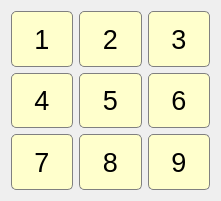
   <widget class="QWidget" name="gridLayoutWidget">
    <property name="geometry">
     <rect>
      <x>550</x>
      <y>320</y>
      <width>221</width>
      <height>201</height>
     </rect>
    </property>
    <property name="sizePolicy">
     <sizepolicy hsizetype="Preferred" vsizetype="Expanding">
      <horstretch>0</horstretch>
      <verstretch>0</verstretch>
     </sizepolicy>
    </property>
    <layout class="QGridLayout" name="gridLayout">
     <item row="1" column="1">
      <widget class="QPushButton" name="number_1">
       <property name="sizePolicy">
        <sizepolicy hsizetype="Minimum" vsizetype="Expanding">
         <horstretch>0</horstretch>
         <verstretch>0</verstretch>
        </sizepolicy>
       </property>
       <property name="font">
        <font>
         <pointsize>20</pointsize>
        </font>
       </property>
       <property name="styleSheet">
        <string notr="true">background-color:  #ffffcc; border: 1px solid gray; border-radius: 5px;</string>
       </property>
       <property name="text">
        <string>1</string>
       </property>
      </widget>
     </item>
     <item row="1" column="2">
      <widget class="QPushButton" name="number_2">
       <property name="sizePolicy">
        <sizepolicy hsizetype="Minimum" vsizetype="Expanding">
         <horstretch>0</horstretch>
         <verstretch>0</verstretch>
        </sizepolicy>
       </property>
       <property name="font">
        <font>
         <pointsize>20</pointsize>
        </font>
       </property>
       <property name="styleSheet">
        <string notr="true">background-color:  #ffffcc; border: 1px solid gray; border-radius: 5px;</string>
       </property>
       <property name="text">
        <string>2</string>
       </property>
      </widget>
     </item>
     <item row="1" column="3">
      <widget class="QPushButton" name="number_3">
       <property name="sizePolicy">
        <sizepolicy hsizetype="Minimum" vsizetype="Expanding">
         <horstretch>0</horstretch>
         <verstretch>0</verstretch>
        </sizepolicy>
       </property>
       <property name="font">
        <font>
         <pointsize>20</pointsize>
        </font>
       </property>
       <property name="styleSheet">
        <string notr="true">background-color:  #ffffcc; border: 1px solid gray; border-radius: 5px;</string>
       </property>
       <property name="text">
        <string>3</string>
       </property>
      </widget>
     </item>
     <item row="3" column="1">
      <widget class="QPushButton" name="number_7">
       <property name="sizePolicy">
        <sizepolicy hsizetype="Minimum" vsizetype="Expanding">
         <horstretch>0</horstretch>
         <verstretch>0</verstretch>
        </sizepolicy>
       </property>
       <property name="font">
        <font>
         <pointsize>20</pointsize>
        </font>
       </property>
       <property name="styleSheet">
        <string notr="true">background-color:  #ffffcc; border: 1px solid gray; border-radius: 5px;</string>
       </property>
       <property name="text">
        <string>7</string>
       </property>
      </widget>
     </item>
     <item row="3" column="3">
      <widget class="QPushButton" name="number_9">
       <property name="sizePolicy">
        <sizepolicy hsizetype="Minimum" vsizetype="Expanding">
         <horstretch>0</horstretch>
         <verstretch>0</verstretch>
        </sizepolicy>
       </property>
       <property name="font">
        <font>
         <pointsize>20</pointsize>
        </font>
       </property>
       <property name="styleSheet">
        <string notr="true">background-color:  #ffffcc; border: 1px solid gray; border-radius: 5px;</string>
       </property>
       <property name="text">
        <string>9</string>
       </property>
      </widget>
     </item>
     <item row="2" column="3">
      <widget class="QPushButton" name="number_6">
       <property name="sizePolicy">
        <sizepolicy hsizetype="Minimum" vsizetype="Expanding">
         <horstretch>0</horstretch>
         <verstretch>0</verstretch>
        </sizepolicy>
       </property>
       <property name="font">
        <font>
         <pointsize>20</pointsize>
        </font>
       </property>
       <property name="styleSheet">
        <string notr="true">background-color:  #ffffcc; border: 1px solid gray; border-radius: 5px;</string>
       </property>
       <property name="text">
        <string>6</string>
       </property>
      </widget>
     </item>
     <item row="2" column="1">
      <widget class="QPushButton" name="number_4">
       <property name="sizePolicy">
        <sizepolicy hsizetype="Minimum" vsizetype="Expanding">
         <horstretch>0</horstretch>
         <verstretch>0</verstretch>
        </sizepolicy>
       </property>
       <property name="font">
        <font>
         <pointsize>20</pointsize>
        </font>
       </property>
       <property name="styleSheet">
        <string notr="true">background-color:  #ffffcc; border: 1px solid gray; border-radius: 5px;</string>
       </property>
       <property name="text">
        <string>4</string>
       </property>
      </widget>
     </item>
     <item row="2" column="2">
      <widget class="QPushButton" name="number_5">
       <property name="sizePolicy">
        <sizepolicy hsizetype="Minimum" vsizetype="Expanding">
         <horstretch>0</horstretch>
         <verstretch>0</verstretch>
        </sizepolicy>
       </property>
       <property name="font">
        <font>
         <pointsize>20</pointsize>
        </font>
       </property>
       <property name="styleSheet">
        <string notr="true">background-color:  #ffffcc; border: 1px solid gray; border-radius: 5px;</string>
       </property>
       <property name="text">
        <string>5</string>
       </property>
      </widget>
     </item>
     <item row="3" column="2">
      <widget class="QPushButton" name="number_8">
       <property name="sizePolicy">
        <sizepolicy hsizetype="Minimum" vsizetype="Expanding">
         <horstretch>0</horstretch>
         <verstretch>0</verstretch>
        </sizepolicy>
       </property>
       <property name="font">
        <font>
         <pointsize>20</pointsize>
        </font>
       </property>
       <property name="styleSheet">
        <string notr="true">background-color:  #ffffcc; border: 1px solid gray; border-radius: 5px;</string>
       </property>
       <property name="text">
        <string>8</string>
       </property>
      </widget>
     </item>
    </layout>
   </widget>
